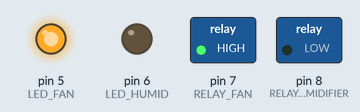
This sketch was run on a simulated Arduino Uno, built with avr-gcc and run on an emulated ATmega328P. Shown: switched loads named in the sketch (green lamp = pin HIGH), output pins drawn as LEDs (lit = HIGH). What the sketch prints to the serial monitor is not drawn.

Above: at 1.1 s.
At 4.1 s:
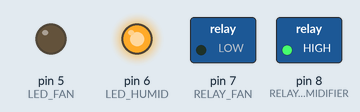
At 7.1 s:
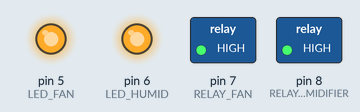
At 9.6 s:
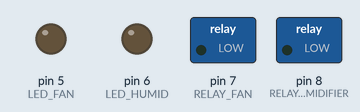
Timing chart, 0 to 14.4 s (numbered marks = the images above):
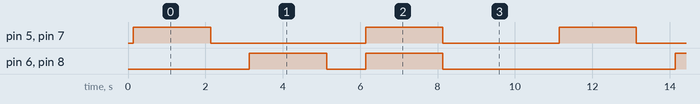

The sketch:

02_relay_control.ino
```cpp
/*
 * 第二組：溫溼度控制組
 * 範例 2：繼電器控制
 *
 * 學習重點：
 * - 繼電器工作原理
 * - digitalWrite() 控制繼電器
 * - 高/低電平觸發差異
 */

#define RELAY_FAN 7       // 風扇繼電器
#define RELAY_HUMIDIFIER 8  // 霧化器繼電器
#define LED_FAN 5         // 風扇狀態 LED
#define LED_HUMID 6       // 霧化器狀態 LED

// 設定繼電器觸發方式（依照你的繼電器模組調整）
// true = 高電平觸發（HIGH 時吸合）
// false = 低電平觸發（LOW 時吸合）
#define RELAY_ACTIVE_HIGH true

void setup() {
  // 設定腳位模式
  pinMode(RELAY_FAN, OUTPUT);
  pinMode(RELAY_HUMIDIFIER, OUTPUT);
  pinMode(LED_FAN, OUTPUT);
  pinMode(LED_HUMID, OUTPUT);

  // 初始化為關閉狀態
  relayOff(RELAY_FAN);
  relayOff(RELAY_HUMIDIFIER);
  digitalWrite(LED_FAN, LOW);
  digitalWrite(LED_HUMID, LOW);

  Serial.begin(9600);
  Serial.println("=== 繼電器控制測試 ===");
  Serial.println();
  Serial.println("測試順序：");
  Serial.println("1. 風扇 ON (2秒)");
  Serial.println("2. 風扇 OFF");
  Serial.println("3. 霧化器 ON (2秒)");
  Serial.println("4. 霧化器 OFF");
  Serial.println("5. 兩者同時 ON (2秒)");
  Serial.println("6. 兩者同時 OFF");
  Serial.println();
}

void loop() {
  // 測試 1：風扇開啟
  Serial.println("[測試] 風扇 ON");
  relayOn(RELAY_FAN);
  digitalWrite(LED_FAN, HIGH);
  delay(2000);

  // 測試 2：風扇關閉
  Serial.println("[測試] 風扇 OFF");
  relayOff(RELAY_FAN);
  digitalWrite(LED_FAN, LOW);
  delay(1000);

  // 測試 3：霧化器開啟
  Serial.println("[測試] 霧化器 ON");
  relayOn(RELAY_HUMIDIFIER);
  digitalWrite(LED_HUMID, HIGH);
  delay(2000);

  // 測試 4：霧化器關閉
  Serial.println("[測試] 霧化器 OFF");
  relayOff(RELAY_HUMIDIFIER);
  digitalWrite(LED_HUMID, LOW);
  delay(1000);

  // 測試 5：兩者同時開啟
  Serial.println("[測試] 風扇 + 霧化器 ON");
  relayOn(RELAY_FAN);
  relayOn(RELAY_HUMIDIFIER);
  digitalWrite(LED_FAN, HIGH);
  digitalWrite(LED_HUMID, HIGH);
  delay(2000);

  // 測試 6：兩者同時關閉
  Serial.println("[測試] 全部 OFF");
  relayOff(RELAY_FAN);
  relayOff(RELAY_HUMIDIFIER);
  digitalWrite(LED_FAN, LOW);
  digitalWrite(LED_HUMID, LOW);
  delay(3000);

  Serial.println("--- 重新開始測試 ---");
  Serial.println();
}

// 開啟繼電器（考慮觸發電平）
void relayOn(int pin) {
  if (RELAY_ACTIVE_HIGH) {
    digitalWrite(pin, HIGH);
  } else {
    digitalWrite(pin, LOW);
  }
}

// 關閉繼電器（考慮觸發電平）
void relayOff(int pin) {
  if (RELAY_ACTIVE_HIGH) {
    digitalWrite(pin, LOW);
  } else {
    digitalWrite(pin, HIGH);
  }
}

/*
 * 知識補充：
 *
 * 繼電器（Relay）原理：
 * - 用小電流控制大電流的電磁開關
 * - 5V DC 控制端可以切換 220V AC 的電器
 * - 聽到「喀嗒」聲表示繼電器動作
 *
 * 繼電器模組腳位：
 * - VCC：電源正極（5V）
 * - GND：電源負極
 * - IN：控制訊號輸入
 * - COM：共用端（接電器一端）
 * - NO：常開端（平時斷開，通電接通）
 * - NC：常閉端（平時接通，通電斷開）
 *
 * 高電平 vs 低電平觸發：
 * - 高電平觸發：IN = HIGH (5V) 時繼電器吸合
 * - 低電平觸發：IN = LOW (0V) 時繼電器吸合
 * - 常見模組多為低電平觸發！
 *
 * 安全注意事項：
 * - 操作 AC 電源時務必注意安全
 * - 教學時建議只使用 DC 設備或 LED 模擬
 * - 不確定時不要亂接 AC 電源！
 *
 * 練習題：
 * 1. 確認你的繼電器是高電平還是低電平觸發
 * 2. 修改程式，使用序列埠輸入控制繼電器
 * 3. 加入 LED 呼吸燈效果表示設備運轉中
 */
```

Measured:
- by itself, pin 5 (LED_FAN), pin 7 (RELAY_FAN): repeats every 11.0 s: LOW 4.0 s, HIGH 2.0 s, LOW 3.0 s, HIGH 2.0 s
- by itself, pin 6 (LED_HUMID), pin 8 (RELAY_HUMIDIFIER): repeats every 11.0 s: LOW 1.0 s, HIGH 2.0 s, LOW 6.0 s, HIGH 2.0 s
- by itself, everything shown: repeats every 11.0 s, in 6 steps
